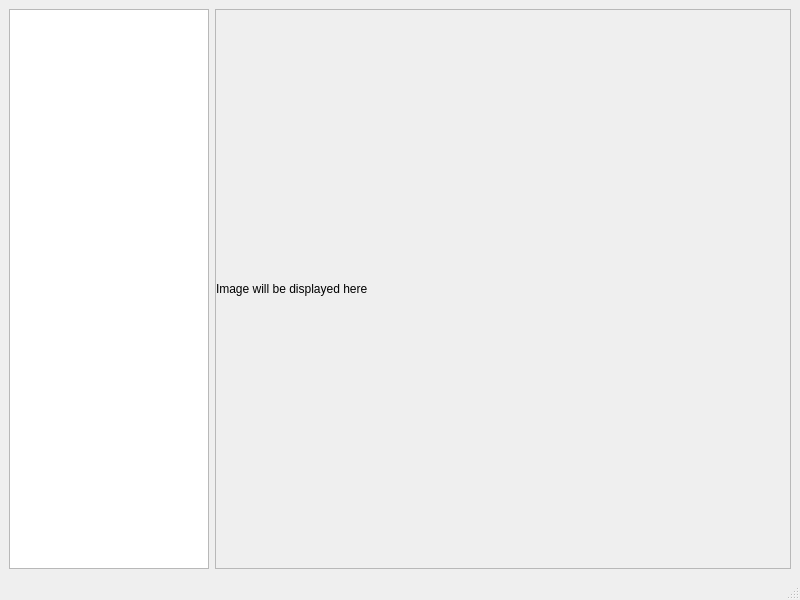
<?xml version="1.0" encoding="UTF-8"?>
<ui version="4.0">
 <class>MainWindow</class>
 <widget class="QMainWindow" name="MainWindow">
  <property name="geometry">
   <rect>
    <x>0</x>
    <y>0</y>
    <width>800</width>
    <height>600</height>
   </rect>
  </property>
  <property name="windowTitle">
   <string>MainWindow</string>
  </property>
  <widget class="QWidget" name="centralwidget">
   <layout class="QGridLayout" name="gridLayout">
    <item row="0" column="1">
     <widget class="QScrollArea" name="scrollArea">
      <property name="sizeAdjustPolicy">
       <enum>QAbstractScrollArea::AdjustToContents</enum>
      </property>
      <property name="widgetResizable">
       <bool>true</bool>
      </property>
      <widget class="QWidget" name="scrollAreaWidgetContents">
       <property name="geometry">
        <rect>
         <x>0</x>
         <y>0</y>
         <width>574</width>
         <height>536</height>
        </rect>
       </property>
       <layout class="QVBoxLayout" name="verticalLayout">
        <property name="spacing">
         <number>0</number>
        </property>
        <property name="leftMargin">
         <number>0</number>
        </property>
        <property name="topMargin">
         <number>0</number>
        </property>
        <property name="rightMargin">
         <number>0</number>
        </property>
        <property name="bottomMargin">
         <number>0</number>
        </property>
        <item>
         <widget class="QLabel" name="imageLabel">
          <property name="text">
           <string>Image will be displayed here</string>
          </property>
          <property name="margin">
           <number>-1</number>
          </property>
          <property name="indent">
           <number>-10</number>
          </property>
         </widget>
        </item>
       </layout>
      </widget>
     </widget>
    </item>
    <item row="0" column="0">
     <widget class="QListView" name="listView">
      <property name="maximumSize">
       <size>
        <width>200</width>
        <height>16777215</height>
       </size>
      </property>
     </widget>
    </item>
   </layout>
  </widget>
  <widget class="QMenuBar" name="menubar">
   <property name="geometry">
    <rect>
     <x>0</x>
     <y>0</y>
     <width>800</width>
     <height>22</height>
    </rect>
   </property>
  </widget>
  <widget class="QStatusBar" name="statusbar"/>
 </widget>
 <resources/>
 <connections/>
</ui>
